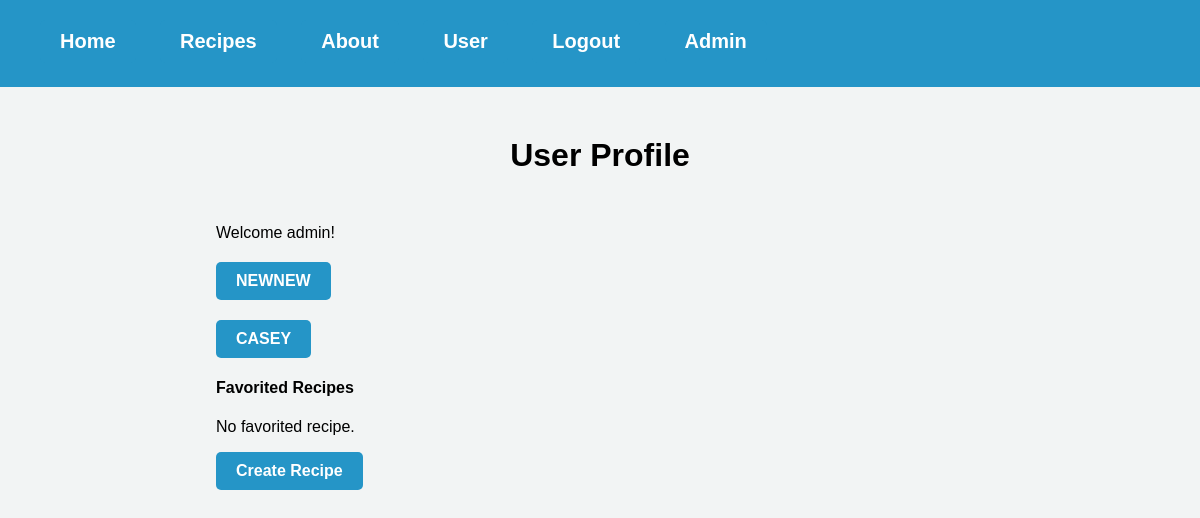
Page /user (signed in) on the committed database.
### website/models.py (models this page shows)
class User(db.Model, UserMixin):
    id = db.Column(db.Integer, primary_key=True)
    email = db.Column(db.String(150), unique=True)
    password = db.Column(db.String(150))
    first_name = db.Column(db.String(150))
    recipes = db.relationship('Recipe', backref='user', lazy=True)
    favorites = db.relationship('Recipe', secondary='favorites', backref=db.backref(
        'favorited_by', lazy='dynamic'))

class Recipe(db.Model):
    id = db.Column(db.Integer, primary_key=True)
    user_id = db.Column(db.Integer, db.ForeignKey('user.id'), nullable=False)
    title = db.Column(db.String(128), nullable=False)
    description = db.Column(db.String(512), nullable=False)
    servings = db.Column(db.Integer, nullable=False)
    prep_time = db.Column(db.Integer, nullable=False)
    cook_time = db.Column(db.Integer, nullable=False)
    ingredients = db.relationship('Ingredient', backref='recipe', lazy=True, cascade='all, delete')
    instructions = db.relationship('Instruction', backref='recipe', lazy=True, cascade='all, delete')
    tags = db.relationship('Tags', backref='recipe', lazy=True, cascade='all, delete')
    comments = db.relationship('Comments', backref='recipe', lazy=True, cascade='all, delete-orphan')
    likes = db.Column(db.Integer, default=0)

### website/views.py (the view)
@views.route('/user', methods=['GET', 'POST'])
@login_required
def user():
    user = current_user
    user_recipes = Recipe.query.filter_by(user_id=user.id).all()
    return render_template("user.html", user=user, user_recipes=user_recipes)

### website/__init__.py (called while the page is built)
def create_app():
    app = Flask(__name__)
    app.config['SECRET_KEY'] = 'hjshjhdjah kjshkjdhjs'
    app.config['SQLALCHEMY_DATABASE_URI'] = f'sqlite:///{DB_NAME}'
    db.init_app(app)
    from .views import views
    from .auth import auth
    app.register_blueprint(views, url_prefix='/')
    app.register_blueprint(auth, url_prefix='/')
    from .models import User
    with app.app_context():
        db.create_all()
    login_manager = LoginManager()
    login_manager.login_view = 'auth.login'
    login_manager.init_app(app)
    @login_manager.user_loader
    def load_user(id):
        return User.query.get(int(id))
    return app

### website/templates/user.html (shortened to what this page needs)
{% extends "base.html" %}
{% block content%}
<link rel="stylesheet" type="text/css" href="{{ url_for('static', filename='user.css') }}">
<h1 align="center">User Profile</h1>
<div class="container mt-4">
    <div class="row">
        <div class="col-md-8">
            <p>Welcome {{ user.first_name }}!</p>
            {% for recipe in user_recipes %}
            <h2><a href="{{ url_for('views.recipe', recipe_id=recipe.id) }}">{{ recipe.title }}</a></h2>
            {% endfor %}
            <h4>Favorited Recipes</h4>
            {% if user.favorites %}
            <ul>
                {% for recipe in user.favorites %}
                <li><a href="{{ url_for('views.recipe', recipe_id=recipe.id) }}">{{ recipe.title }}</a></li>
                {% endfor %}
            </ul>
            {% else %}
            <p>No favorited recipe.</p>
            {% endif %}
        </div>
        <div class="col-md-4">
            <a href="/createRecipe">Create Recipe</a>
        </div>
    </div>
</div>
{% endblock %}

### website/static/user.css (style rules this page uses)
body { background-color: #F2F4F4; font-family: Arial, sans-serif; margin: 0; padding: 0; }
a { background-color: #2595C7; border-radius: 5px; color: white; display: inline-block; font-size: 16px; font-weight: bold; padding: 10px 20px; text-align: center; text-decoration: none; transition: background-color 0.3s ease-in-out; }
.container { margin: 50px auto; width: 80%; }

### rows in the picture
User: first_name "admin"
Recipe: title "NEWNEW"
Recipe: title "CASEY"
